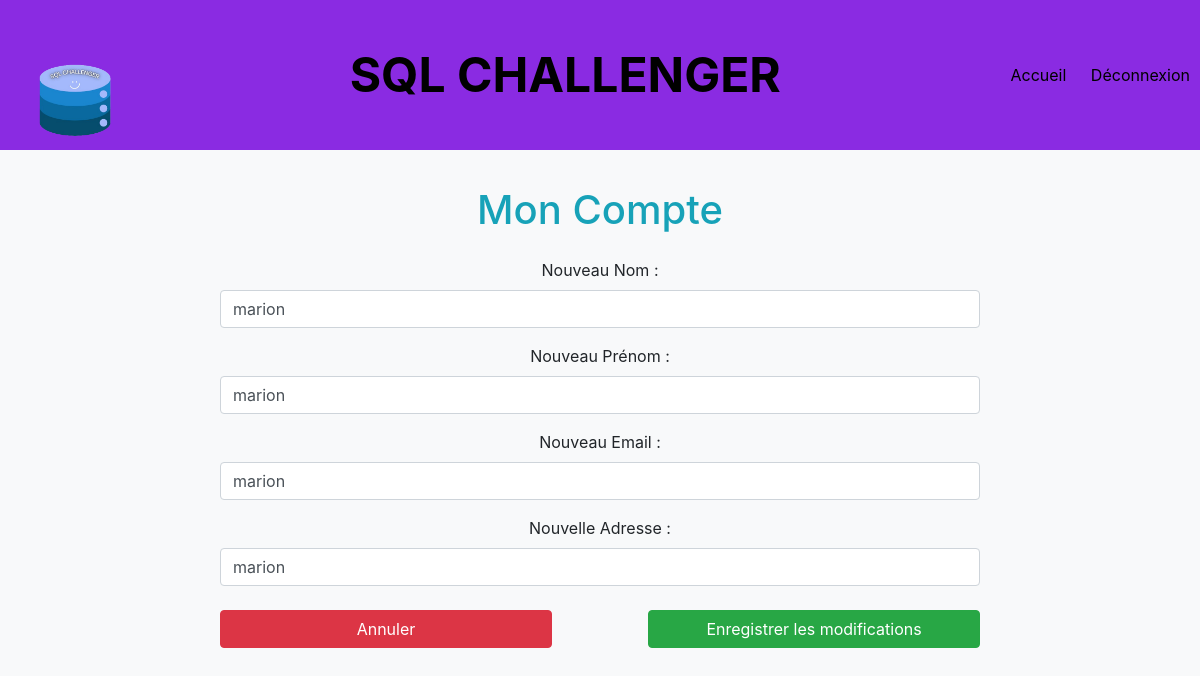
/account.php (signed in), run on the app's committed database.
### tables this page shows
CREATE TABLE "utilisateurs" (
	"id"	INTEGER,
	"nom"	TEXT,
	"prenom"	TEXT,
	"email"	TEXT,
	password TEXT, adresse TEXT, username TEXT, level INT DEFAULT 0, photo_path TEXT, admin BOOLEAN DEFAULT false,
	PRIMARY KEY("id")
);

### account.php (the view, shortened to what this page needs)
<?php
$bdd = new SQLite3('database.sqlite');
$username = $_SESSION['username'];
$query = "SELECT * FROM utilisateurs WHERE username = :username";
$stmt = $bdd->prepare($query);
$stmt->bindParam(':username', $username, SQLITE3_TEXT);
$result = $stmt->execute();
$userData = $result->fetchArray(SQLITE3_ASSOC);
?>
<!DOCTYPE html>
<html lang="en">
<head>
    <link rel="stylesheet" href="https://stackpath.bootstrapcdn.com/bootstrap/4.5.2/css/bootstrap.min.css">
    <link rel="stylesheet" href="style/header_menu.css">
</head>
<body>
    <div class="header">
        <div class="logo">
            <img src="img/logo.png" alt="Logo SQL CHALLENGER">
        </div>
        <div class="header-title text-center">SQL CHALLENGER</div>
        <div class="header-links">
            <a href="index.php">Accueil</a>
            <a href="logout.php">Déconnexion</a>
        </div>
    </div>
    <div class="container mt-3">
        <div class="main-content">
            <h1 class="text-info mb-4">Mon Compte</h1>
            <form action="<?php echo htmlspecialchars($_SERVER["PHP_SELF"]); ?>" method="post">
                <div class="form-group">
                    <label for="new_nom">Nouveau Nom :</label>
                    <input type="text" name="new_nom" class="form-control" value="<?php echo $userData['nom']; ?>" required>
                </div>
                <div class="form-group">
                    <label for="new_prenom">Nouveau Prénom :</label>
                    <input type="text" name="new_prenom" class="form-control" value="<?php echo $userData['prenom']; ?>" required>
                </div>
                <div class="form-group">
                    <label for="new_email">Nouveau Email :</label>
                    <input type="email" name="new_email" class="form-control" value="<?php echo $userData['email']; ?>" required>
                </div>
                <div class="form-group">
                    <label for="new_adresse">Nouvelle Adresse :</label>
                    <input type="text" name="new_adresse" class="form-control" value="<?php echo $userData['adresse']; ?>" required>
                </div>
                <div class="d-flex justify-content-between">
                    <a class="btn btn-danger btn-block mb-2 mt-2 mr-5" href="index.php">Annuler</a>
                    <input class="btn btn-success btn-block mb-2 mt-2 ml-5" type="submit" value="Enregistrer les modifications">
                </div>
            </form>
        </div>
    </div>
</body>
</html>

### style/header_menu.css (style rules this page uses)
body { background-color: #f8f9fa; }
.container { max-width: 800px; margin: 0 auto; padding: 20px; text-align: center; }
.header { background-color: blueviolet; color: #000000; padding: 10px; display: flex; justify-content: space-between; align-items: center; }
.header-title { font-size: 3rem; font-weight: bold; flex: 1; text-align: center; }
.header-links a { text-decoration: none; color: #000000; margin-left: 20px; }
.btn { margin-top: 20px; }
.main-content { text-align: center; }
.logo img { max-height: 130px; max-width: 150%; }

### data on the page
utilisateurs: new_nom "marion", new_prenom "marion", new_email "marion", new_adresse "marion"
